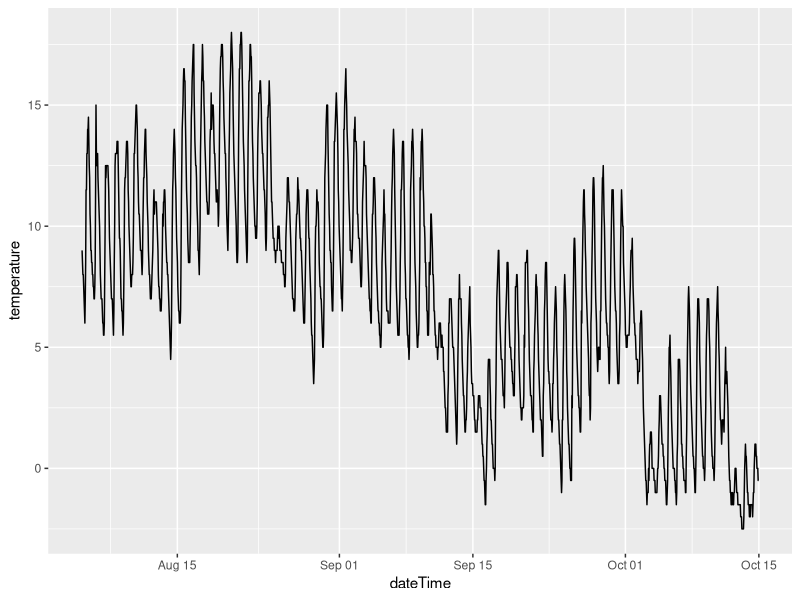
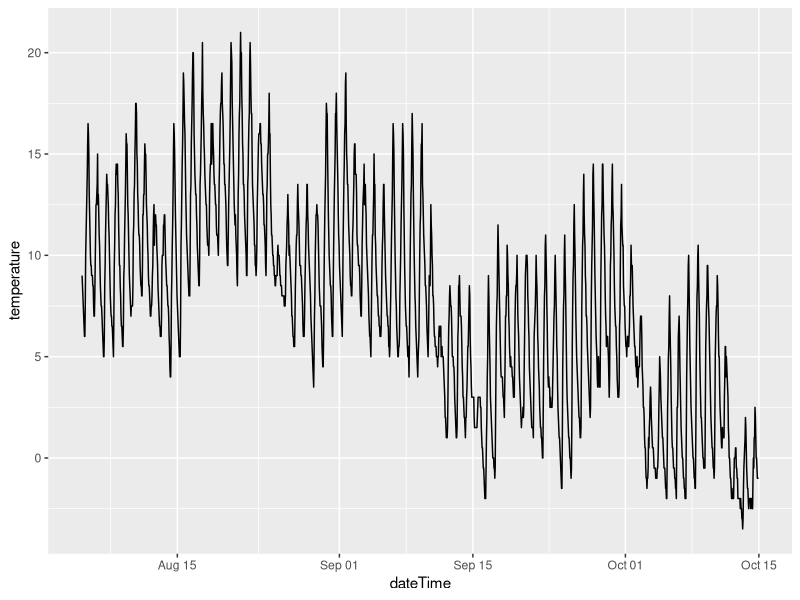
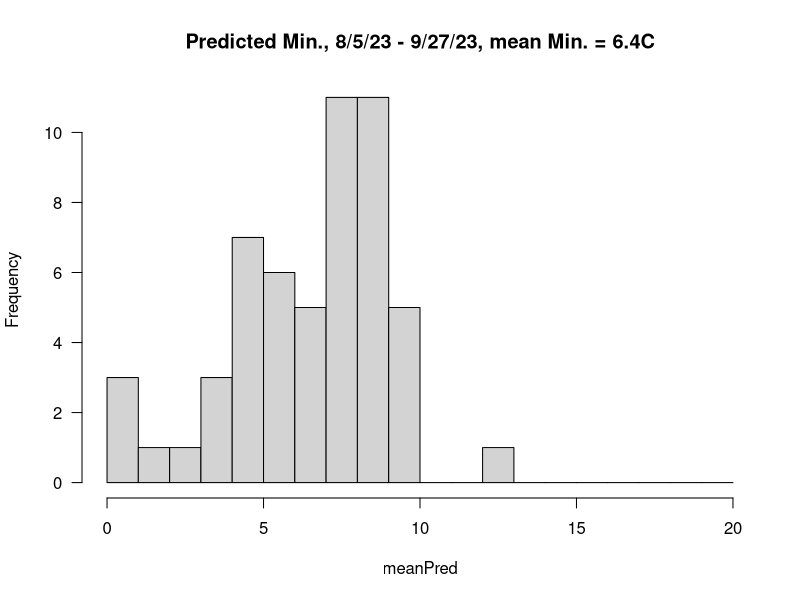
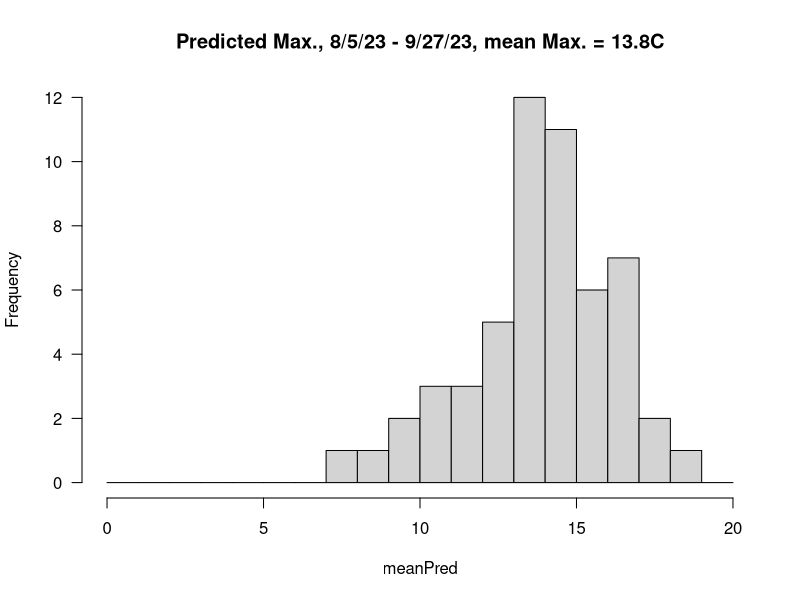

Generate these figures, in order, with R:
#R
#GJR 11/29/23
#Fit linear model predicting tree phloem temperatures from snotel stations (2023) and predict phloem temperature for 2019


#read ibutton data
data<-read.table('GuanellaNaylorRoadIbuttonFall2023.csv',header=T,row.names=NULL,sep=",",stringsAsFactors=F,quote="\"",comment.char="",skip=14)
names(data)<-c("date","time","unit","temperature")
naylor<-data

data<-read.table('GuanellaCampgroundIbuttonFall2023.csv',header=T,row.names=NULL,sep=",",stringsAsFactors=F,quote="\"",comment.char="",skip=14)
names(data)<-c("date","time","unit","temperature")
camp<-data

#cut out transport days for the ibuttons, then calculate daily min and max
getMinMax<-function(data) {
  
  #this is hacky, but only way I could get the posix objects to aggregate into a vector
  dateTime<-as.POSIXct(strptime( paste(data$date[1],data$time[1]) , "%m/%d/%Y %I:%M:%S %p"))
  for (i in 2:nrow(data)) {
    dateTime<-c(dateTime,  as.POSIXct(strptime( paste(data$date[i],data$time[i]) , "%m/%d/%Y %I:%M:%S %p")) )
  }
  data$dateTime<-dateTime
  data$doy<-as.POSIXlt(data$dateTime, format = "%d.%m")$yday+1 #Posix counts Jan1 as '0'
  
  #drop data prior to 8/6 and after 10/15 
  data<-data[data$doy >= 217 & data$doy <= 287,]

  
  #calculate daily minima and maxima
  minVec<-numeric()
  maxVec<-numeric()
  doyVec<-unique(data$doy)
  for(doy in doyVec) {
    minVec<-c(minVec,min(data$temperature[data$doy==doy]))
    maxVec<-c(maxVec,max(data$temperature[data$doy==doy]))
  }
  minMax<-data.frame(doy=doyVec,min=minVec,max=maxVec)
  out<-list(data,minMax)
  names(out)<-c("daily","minMax")
  return(out)
  
}

naylor<-getMinMax(naylor)
camp<-getMinMax(camp)



#plot time series
library(ggplot2)
ggplot(aes(x = dateTime, y = temperature), data = naylor$daily) + geom_line()
ggplot(aes(x = dateTime, y = temperature), data = camp$daily) + geom_line()


#fit linear models to 2023 data, make predictions for 2019 data
snotel<-read.csv('SNOTEL_EchoLakeAndJackwackerGulch.csv',skip=1,header=T)
data2023<-merge(snotel[snotel$Year==2023,],naylor$minMax)
names(data2023)[8:9]<-c("naylorMin","naylorMax")
data2023<-merge(data2023,camp$minMax)
names(data2023)[10:11]<-c("campMin","campMax")

fitPred<-function(response,predictors,data,min=TRUE) {
  f <- paste(paste(response), "~", paste(predictors, collapse=" + "))
  fm<-lm(f,data=data)
  predTemp<-predict(fm,newdata=snotel[snotel$Year==2019,])
  meanTemp<-mean(predTemp)
  CI<-c(meanTemp-2*(sd(predTemp)/sqrt(length(predTemp))),meanTemp+2*(sd(predTemp)/sqrt(length(predTemp))))
  out<-c(meanTemp,CI)
  if (min) {out<-c(out,sum(predTemp <= 5))} else {
    out<-c(out,sum(predTemp >= 10))
  }
  return(out)
}

#Predictions for 5 August to 14 October

#Naylor min, mean=4.668718, CI=3.631923  5.705513 31 days with min<=5
fitPred('naylorMin',c("Echo_min","Jack_min"),data2023,min=T)

#Naylor max, mean=12.24493, CI=11.29012 13.19975, 57 days with max<=10
fitPred('naylorMax',c("Echo_max","Jack_max"),data2023,min=F)

#Camp min, mean=4.373753, CI=3.317876  5.429629  33 days with min<=5
fitPred('campMin',c("Echo_min","Jack_min"),data2023,min=T)

#Camp max, mean=14.26872, CI=13.24017 15.29727, 63 days with max>=10
fitPred('campMax',c("Echo_max","Jack_max"),data2023,min=F)


#Predictions for 5 August to 27 September (first date of beetle collection in 2019)

fitPred<-function(response,predictors,data,min=TRUE) {
  f <- paste(paste(response), "~", paste(predictors, collapse=" + "))
  fm<-lm(f,data=data)
  predTemp<-predict(fm,newdata=snotel[snotel$Year==2019 & snotel$doy <=270,])
  meanTemp<-mean(predTemp)
  CI<-c(meanTemp-2*(sd(predTemp)/sqrt(length(predTemp))),meanTemp+2*(sd(predTemp)/sqrt(length(predTemp))))
  out<-c(meanTemp,CI)
  if (min) {out<-c(out,sum(predTemp <= 4))} else {
    out<-c(out,sum(predTemp >= 15))
  }
  return(list(stats=out,predTemp=predTemp))
}

#Naylor min, mean=6.434571, CI=5.733979  7.135163 8 days with min<=4
naylorPred<-fitPred('naylorMin',c("Echo_min","Jack_min"),data2023[data2023$doy<=270,],min=T)

#Camp min, mean=6.035329, CI=5.362951  6.707707  11 days with min<=4
campPred<-fitPred('campMin',c("Echo_min","Jack_min"),data2023,min=T)

meanPred<-rowMeans(data.frame(naylorPred$predTemp),campPred$predTemp)
mean(meanPred) #6.4
sum(meanPred <=4) #8
sum(meanPred <=2) #4

xbreaks<-0:20
#pdf('meanTree2019_5AugTo27SeptemberMinTemps.pdf')
hist(meanPred,las=1,main="Predicted Min., 8/5/23 - 9/27/23, mean Min. = 6.4C",breaks=xbreaks)
#dev.off()

#Naylor max, mean=13.83840, CI=13.22007 14.45673,  days with min<=5
naylorPred<-fitPred('naylorMax',c("Echo_max","Jack_max"),data2023[data2023$doy<=270,],min=F)

#Camp max, mean=14.26872, CI=13.24017 15.29727, 63 days with max>=10
campPred<-fitPred('campMax',c("Echo_max","Jack_max"),data2023,min=F)

meanPred<-rowMeans(data.frame(naylorPred$predTemp),campPred$predTemp)
mean(meanPred) #13.8
sum(meanPred >=15) #16

xbreaks<-0:20
#pdf('meanTree2019_5AugTo27SeptemberMaxTemps.pdf')
hist(meanPred,las=1,main="Predicted Max., 8/5/23 - 9/27/23, mean Max. = 13.8C",breaks=xbreaks)
#dev.off()
